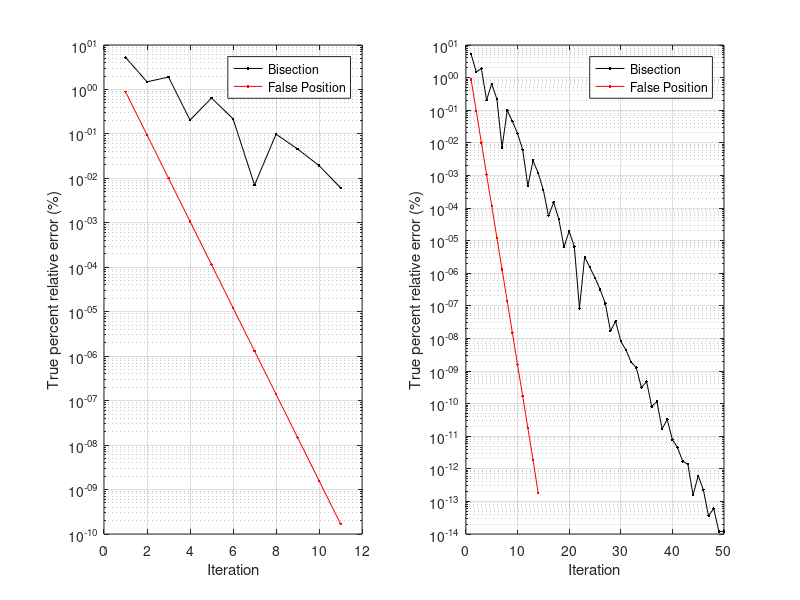

Here is the MATLAB script that generated this plot:
clear all; clc; close all;

load bisecresult
bet=et*100;
load fpmresult
fet=et*100;
N=11;
figure
subplot(121)
semilogy(1:N,abs(bet(1:N)),'.-k',1:N,abs(fet(1:N)),'.-r')
xlabel('Iteration')
ylabel('True percent relative error (%)')
grid on
legend('Bisection','False Position')
subplot(122)
semilogy(1:length(bet),abs(bet),'.-k',1:length(fet),abs(fet),'.-r')
xlabel('Iteration')
ylabel('True percent relative error (%)')
grid on
legend('Bisection','False Position')